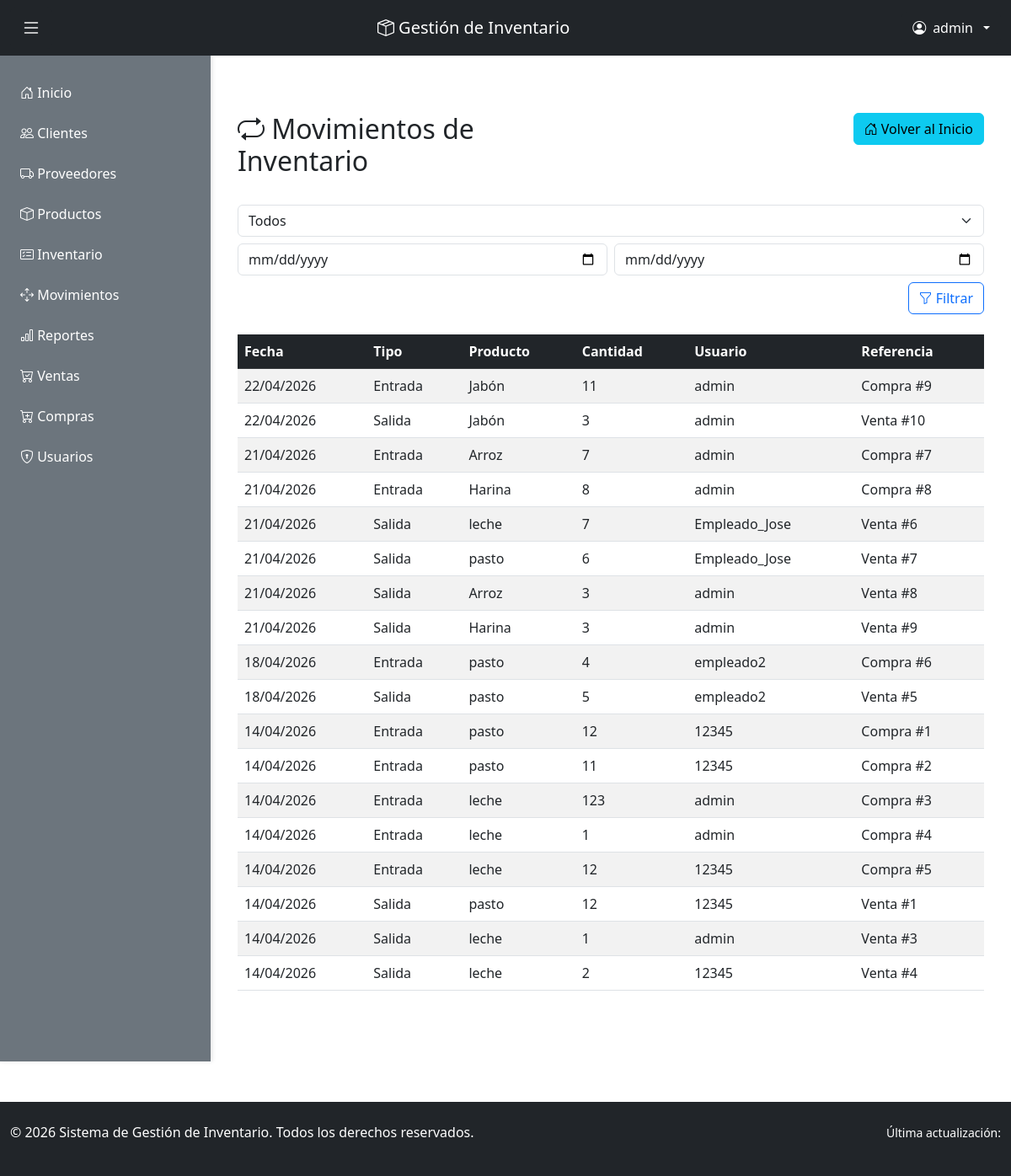
/movimientos/ (signed in), run on the app's committed database.
### inventario/models.py (models this page shows, shortened)
class Producto(models.Model):
    nombre_producto = models.CharField(max_length=100)
    codigo = models.CharField(max_length=50, unique=True)
    descripcion = models.TextField()
    precio = models.DecimalField(max_digits=10, decimal_places=2)
    stock = models.PositiveIntegerField(default=0)
    stock_minimo = models.PositiveIntegerField(default=0)
    fecha_creacion = models.DateTimeField(auto_now_add=True)
    activo = models.BooleanField(default=True)
    class Meta:
        ordering = ['nombre_producto']
        verbose_name = 'Producto'
        verbose_name_plural = 'Productos'

class Compra(models.Model):
    ESTADO_COMPRA = [
        ('borrador', 'Borrador'),
        ('confirmada', 'Confirmada'),
        ('recibida', 'Recibida'),
        ('cancelada', 'Cancelada'),
    ]
    fecha_compra = models.DateField(auto_now_add=True)
    proveedor = models.ForeignKey(Proveedor, on_delete=models.CASCADE, related_name='compras')
    usuario = models.ForeignKey(User, on_delete=models.CASCADE, related_name='compras_realizadas')
    estado = models.CharField(max_length=20, choices=ESTADO_COMPRA, default='borrador')
    total = models.DecimalField(max_digits=12, decimal_places=2, default=0)
    class Meta:
        ordering = ['-fecha_compra']
        verbose_name = 'Compra'
        verbose_name_plural = 'Compras'

class Venta(models.Model):
    ESTADO_VENTA = [
        ('borrador', 'Borrador'),
        ('confirmada', 'Confirmada'),
        ('entregada', 'Entregada'),
        ('cancelada', 'Cancelada'),
    ]
    fecha_venta = models.DateField(auto_now_add=True)
    cliente = models.ForeignKey(Cliente, on_delete=models.CASCADE, related_name='ventas')
    usuario = models.ForeignKey(User, on_delete=models.CASCADE, related_name='ventas_realizadas')
    estado = models.CharField(max_length=20, choices=ESTADO_VENTA, default='borrador')
    total = models.DecimalField(max_digits=12, decimal_places=2, default=0)
    class Meta:
        ordering = ['-fecha_venta']
        verbose_name = 'Venta'
        verbose_name_plural = 'Ventas'

### inventario/views.py (the view)
# urls.py: path('movimientos/', views.ver_movimientos, name='ver_movimientos'),
@login_required(login_url='login')
@administrador_required
@require_http_methods(["GET"])
def ver_movimientos(request):
    tipo = request.GET.get('tipo', '')
    fecha_inicio = request.GET.get('fecha_inicio', '')
    fecha_fin = request.GET.get('fecha_fin', '')
    movimientos = []
    compras = Compra.objects.all()
    ventas = Venta.objects.all()
    if fecha_inicio:
        compras = compras.filter(fecha_compra__gte=fecha_inicio)
        ventas = ventas.filter(fecha_venta__gte=fecha_inicio)
    if fecha_fin:
        compras = compras.filter(fecha_compra__lte=fecha_fin)
        ventas = ventas.filter(fecha_venta__lte=fecha_fin)
    if tipo in ['entrada', '']:
        for compra in compras:
            for detalle in compra.detalles.all():
                movimientos.append({
                    'fecha': compra.fecha_compra,
                    'tipo': 'Entrada',
                    'producto': detalle.producto,
                    'cantidad': detalle.cantidad,
                    'usuario': compra.usuario,
                    'referencia': f'Compra #{compra.id}',
                })
    if tipo in ['salida', '']:
        for venta in ventas:
            for detalle in venta.detalles.all():
                movimientos.append({
                    'fecha': venta.fecha_venta,
                    'tipo': 'Salida',
                    'producto': detalle.producto,
                    'cantidad': detalle.cantidad,
                    'usuario': venta.usuario,
                    'referencia': f'Venta #{venta.id}',
                })
    movimientos.sort(key=lambda m: m['fecha'], reverse=True)
    contexto = {
        'movimientos': movimientos,
        'tipo': tipo,
        'fecha_inicio': fecha_inicio,
        'fecha_fin': fecha_fin,
    }
    return render(request, 'movimientos.html', contexto)

### inventario/views.py (called while the page is built)
def administrador_required(view_func):
    return user_passes_test(
        lambda u: u.is_authenticated and (
            u.is_superuser or
            (hasattr(u, 'perfil') and u.perfil.rol == 'administrador')
        ),
        login_url='login',
        redirect_field_name=None
    )(view_func)

### inventario/templates/movimientos.html (shortened to what this page needs)
{% extends 'base.html' %}
{% block content %}
<div class="container my-5">
    <div class="row mb-4">
        <div class="col-md-6">
            <h2><i class="bi bi-repeat"></i> Movimientos de Inventario</h2>
        </div>
        <div class="col-md-6 text-end">
            <a href="{% url 'inicio' %}" class="btn btn-info">
                <i class="bi bi-house-door"></i> Volver al Inicio
            </a>
        </div>
    </div>
    <div class="row mb-4">
        <div class="col-md-12">
            <form method="get" class="row g-2">
                <div class="col-12">
                    <select name="tipo" class="form-select">
                        <option value="" {% if tipo == '' %}selected{% endif %}>Todos</option>
                    </select>
                </div>
                <div class="col-md-6">
                    <input type="date" name="fecha_inicio" class="form-control" value="{{ fecha_inicio }}" placeholder="Inicio">
                </div>
                <div class="col-md-6">
                    <input type="date" name="fecha_fin" class="form-control" value="{{ fecha_fin }}" placeholder="Fin">
                </div>
                <div class="col-12 text-end">
                    <button class="btn btn-outline-primary" type="submit"><i class="bi bi-funnel"></i> Filtrar</button>
                </div>
            </form>
        </div>
    </div>
    {% if movimientos %}
        <div class="table-responsive">
            <table class="table table-hover table-striped">
                <thead class="table-dark">
                    <tr>
                        <th>Fecha</th>
                        <th>Tipo</th>
                        <th>Producto</th>
                        <th>Cantidad</th>
                        <th>Usuario</th>
                        <th>Referencia</th>
                    </tr>
                </thead>
                <tbody>
                    {% for movimiento in movimientos %}
                        <tr>
                            <td>{{ movimiento.fecha|date:"d/m/Y" }}</td>
                            <td>{{ movimiento.tipo }}</td>
                            <td>{{ movimiento.producto.nombre_producto }}</td>
                            <td>{{ movimiento.cantidad }}</td>
                            <td>{{ movimiento.usuario.username }}</td>
                            <td>{{ movimiento.referencia }}</td>
                        </tr>
                    {% endfor %}
                </tbody>
            </table>
        </div>
    {% else %}
        <div class="alert alert-info text-center">
            No hay movimientos registrados para esos filtros.
        </div>
    {% endif %}
</div>
{% endblock %}

### inventario/templates/base.html (shortened to what this page needs)
<!DOCTYPE html>
<html lang="es">
<head>
    <link href="https://cdn.jsdelivr.net/npm/bootstrap@5.3.0/dist/css/bootstrap.min.css" rel="stylesheet">
    <link rel="stylesheet" href="https://cdn.jsdelivr.net/npm/bootstrap-icons@1.10.0/font/bootstrap-icons.css">
</head>
<body>
    <nav class="navbar navbar-dark bg-dark sticky-top">
        <div class="container-fluid">
            <button class="btn btn-dark toggle-sidebar-btn me-2" id="sidebarToggle" title="Abrir/Cerrar menú">
                <i class="bi bi-list"></i>
            </button>
            <span class="navbar-brand">
                <i class="bi bi-box-seam"></i> Gestión de Inventario
            </span>
            <div class="dropdown">
                <button class="btn btn-dark dropdown-toggle d-flex align-items-center gap-2" type="button" data-bs-toggle="dropdown">
                    <i class="bi bi-person-circle"></i>
                    {{ user.username }}
                </button>
            </div>
        </div>
    </nav>
    <div class="main-container">
        <aside class="sidebar" id="sidebar">
            <ul class="sidebar-menu">
                <li><a href="{% url 'inicio' %}" class="nav-link"><i class="bi bi-house-door"></i> Inicio</a></li>
                {% if user.is_staff %}
                    <li><a href="{% url 'ver_clientes' %}" class="nav-link"><i class="bi bi-people"></i> Clientes</a></li>
                    <li><a href="{% url 'ver_proveedores' %}" class="nav-link"><i class="bi bi-truck"></i> Proveedores</a></li>
                    <li><a href="{% url 'ver_productos' %}" class="nav-link"><i class="bi bi-box"></i> Productos</a></li>
                    <li><a href="{% url 'consultar_inventario' %}" class="nav-link"><i class="bi bi-card-checklist"></i> Inventario</a></li>
                    <li><a href="{% url 'ver_movimientos' %}" class="nav-link"><i class="bi bi-arrows-move"></i> Movimientos</a></li>
                    <li><a href="{% url 'ver_reportes' %}" class="nav-link"><i class="bi bi-bar-chart"></i> Reportes</a></li>
                    <li><a href="{% url 'ver_ventas' %}" class="nav-link"><i class="bi bi-cart-check"></i> Ventas</a></li>
                    <li><a href="{% url 'ver_compras' %}" class="nav-link"><i class="bi bi-cart-plus"></i> Compras</a></li>
                    {% if user.is_superuser or user.perfil.rol == 'administrador' %}
                        <li><a href="{% url 'ver_usuarios' %}" class="nav-link"><i class="bi bi-shield-lock"></i> Usuarios</a></li>
                    {% endif %}
                {% else %}
                <a href="{% url 'inventario_invitado' %}" class="btn btn-outline-light btn-sm">Inventario</a>
                <a href="{% url 'movimientos_invitado' %}" class="btn btn-outline-light btn-sm">Movimientos</a>
                <a href="{% url 'reportes_invitado' %}" class="btn btn-outline-light btn-sm">Reportes</a>
            {% endif %}
            </ul>
        </aside>
        <main class="main-content">
            <div class="content-wrapper">
                {% block content %}{% endblock %}
            </div>
        </main>
    </div>
    <footer class="bg-dark text-white mt-5 py-4">
        <div class="container-fluid">
            <div class="row">
                <div class="col-md-6">
                    <p>&copy; 2026 Sistema de Gestión de Inventario. Todos los derechos reservados.</p>
                </div>
                <div class="col-md-6 text-end">
                    <small>Última actualización: {{ now|date:"d/m/Y H:i" }}</small>
                </div>
            </div>
        </div>
    </footer>
</body>
</html>

### inventario/templates/base.html (style rules this page uses)
body { display: flex; flex-direction: column; min-height: 100vh; }
.navbar { flex-shrink: 0; }
.main-container { display: flex; flex: 1; }
.sidebar { width: 250px; background-color: #6c757d; padding: 20px 0; overflow-y: auto; transition: all 0.3s ease; box-shadow: 2px 0 5px rgba(0,0,0,0.1); }
.sidebar-menu { list-style: none; padding: 0; margin: 0; }
.sidebar-menu li { margin: 0; }
.sidebar-menu a { display: block; padding: 12px 20px; color: white; text-decoration: none; transition: background-color 0.2s ease; border-left: 4px solid transparent; }
.main-content { flex: 1; padding: 0; overflow-y: auto; }
.content-wrapper { padding: 20px; }
.toggle-sidebar-btn { cursor: pointer; font-size: 1.5rem; }

### data on the page
Producto: fecha "22/04/2026", tipo "Entrada", producto.nombre_producto "Jabón", cantidad "11", usuario.username "admin", referencia "Compra #9", tipo "Salida", cantidad "3", referencia "Venta #10"
Producto: fecha "21/04/2026", tipo "Entrada", producto.nombre_producto "Arroz", cantidad "7", usuario.username "admin", referencia "Compra #7", tipo "Salida", cantidad "3", referencia "Venta #8"
Producto: fecha "21/04/2026", tipo "Entrada", producto.nombre_producto "Harina", cantidad "8", usuario.username "admin", referencia "Compra #8", tipo "Salida", cantidad "3", referencia "Venta #9"
Producto: fecha "21/04/2026", tipo "Salida", producto.nombre_producto "leche", cantidad "7", usuario.username "Empleado_Jose", referencia "Venta #6", fecha "14/04/2026", tipo "Entrada", cantidad "123", usuario.username "admin", referencia "Compra #3", cantidad "1", referencia "Compra #4", cantidad "12", usuario.username "12345", referencia "Compra #5", referencia "Venta #3", cantidad "2", referencia "Venta #4"
Producto: fecha "21/04/2026", tipo "Salida", producto.nombre_producto "pasto", cantidad "6", usuario.username "Empleado_Jose", referencia "Venta #7", fecha "18/04/2026", tipo "Entrada", cantidad "4", usuario.username "empleado2", referencia "Compra #6", cantidad "5", referencia "Venta #5", fecha "14/04/2026", cantidad "12", usuario.username "12345", referencia "Compra #1", cantidad "11", referencia "Compra #2", referencia "Venta #1"

### other printed values
{{ user.username }} "admin"
